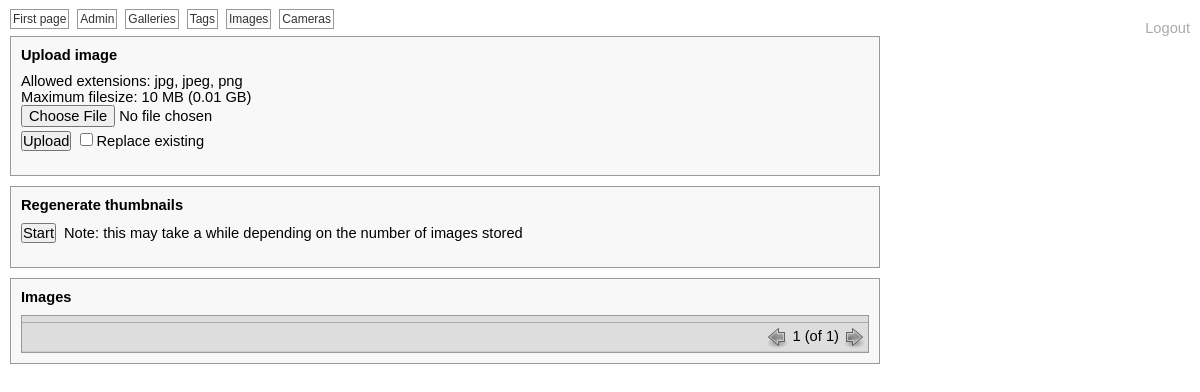
Screenshot of /index.php?adm=i (signed in) with the database file from the repository.
### tables this page shows
CREATE TABLE IF NOT EXISTS `texts` (
  `language_id` varchar(3) NOT NULL,
  `category` varchar(255) NOT NULL,
  `name` varchar(255) NOT NULL,
  `text` text NOT NULL,
  `parameters` int(11) NOT NULL,
  `changed` timestamp NOT NULL default CURRENT_TIMESTAMP on update CURRENT_TIMESTAMP,
  `created` datetime NOT NULL,
  UNIQUE KEY `UNIQUE` (`language_id`,`category`,`name`)
);

### src/database.php (called while the page is built, shortened)
<?php
function phphoto_db_query($db, $sql) {
    if (!$result = mysql_query($sql, $db))
        die('Invalid SQL: '.$sql);
    $result_array = array();
    while($row = mysql_fetch_array($result, MYSQL_ASSOC)) {
        array_push($result_array, $row);
    }
    return $result_array;
}
?>

### src/admin.php (the view, shortened to what this page needs)
<?php
function phphoto_upload_image($db) {
    global $allowed_filetypes;
    echo "\n<div class='admin'>";
    echo "\n    <h1>".phphoto_text($db, 'image', 'upload')."</h1>";
    echo "\n    <form method='post' action='".CURRENT_PAGE."?".GET_KEY_ADMIN_QUERY."=".GET_VALUE_ADMIN_IMAGE."' enctype='multipart/form-data'>";
    echo "\n        ".phphoto_text($db, 'image', 'allowed_extensions', implode(', ', $allowed_filetypes));
    echo "\n        <br>";
    echo "\n        ".phphoto_text($db, 'image', 'maximum_filesize', format_byte(IMAGE_MAX_FILESIZE));
    echo "\n        <br>";
    echo "\n        <input type='file' name='image'>";
    echo "\n        <br>";
    echo "\n        <input type='submit' value='".phphoto_text($db, 'button', 'upload')."'>";
    echo "\n        <input type='checkbox' name='replace' value='true' id='replace'><label for='replace'>".phphoto_text($db, 'image', 'replace_existing')."</label>";
    echo "\n    </form>";
    echo "\n</div>";
}
function phphoto_image_thumbnails($db) {
    echo "\n<div class='admin'>";
    echo "\n    <h1>".phphoto_text($db, 'image', 'regenerate_thumbs')."</h1>";
    echo "\n    <form method='post' action='".CURRENT_PAGE."?".GET_KEY_ADMIN_QUERY."=".GET_VALUE_ADMIN_IMAGE."'>";
    echo "\n        <input type='submit' name='regenerate_image_thumbs' value='".phphoto_text($db, 'button', 'start')."'>";
    echo "\n        ".phphoto_text($db, 'image', 'note_long_time');
    echo "\n    </form>";
    echo "\n</div>";
}
function phphoto_echo_admin_images($db) {
    phphoto_upload_image($db);
    phphoto_image_thumbnails($db);
    echo "\n<div class='admin'>";
    echo "\n    <h1>".phphoto_text($db, 'section', 'images')."</h1>";
    echo "\n</div>";
}
?>

### src/phphoto.php (shortened to what this page needs)
<?php
require_once('./database.php');
require_once('./common.php');
require_once('./admin.php');
$allowed_filetypes = array('jpg','jpeg','png');
$settings = phphoto_load_settings();
function phphoto_stylesheets() {
    echo "\n<link rel='stylesheet' href='".GALLERY_THEME_PATH."/gallery.css' type='text/css' />";
    echo "\n<link rel='stylesheet' href='".GALLERY_THEME_PATH."/admin.css' type='text/css' />";
}
function phphoto_main($authorized = false) {
    global $settings;
    $db = phphoto_db_connect();
    $admin = (isset($_GET[GET_KEY_ADMIN_QUERY])) ? $_GET[GET_KEY_ADMIN_QUERY] : '';
    if ($authorized)
        phphoto_admin_links($db);
    if ($authorized && strlen($admin) > 0)
        phphoto_admin($db, $settings, $admin);
    else
        phphoto_gallery($db);
}
function phphoto_admin($db, $settings, $admin) {
    switch ($admin) {
        case GET_VALUE_ADMIN_IMAGE:
            $image_id = (isset($_GET[GET_KEY_IMAGE_ID])) ? $_GET[GET_KEY_IMAGE_ID] : INVALID_ID;
            if (is_numeric($image_id) && $image_id != INVALID_ID)
                phphoto_echo_admin_image($db, $image_id);
            else
                phphoto_echo_admin_images($db);
            break;
    }
}
function phphoto_admin_links($db) {
    $text_index = phphoto_text($db, 'section', 'index');
    $text_admin = phphoto_text($db, 'section', 'admin');
    $text_galleries = phphoto_text($db, 'section', 'galleries');
    $text_tags = phphoto_text($db, 'section', 'tags');
    $text_images = phphoto_text($db, 'section', 'images');
    $text_cameras = phphoto_text($db, 'section', 'cameras');
    echo "\n<ul>";
    echo "\n    <li".((!isset($_GET[GET_KEY_ADMIN_QUERY]))?" class=active":'').
            "><a href='".CURRENT_PAGE."'>$text_index</a></li>";
    echo "\n    <li".((isset($_GET[GET_KEY_ADMIN_QUERY]) && $_GET[GET_KEY_ADMIN_QUERY] == GET_VALUE_ADMIN_DEFAULT)?" class=active":'').
            "><a href='".CURRENT_PAGE.'?'.GET_KEY_ADMIN_QUERY.'='.GET_VALUE_ADMIN_DEFAULT."'>$text_admin</a></li>";
    echo "\n    <li".((isset($_GET[GET_KEY_ADMIN_QUERY]) && $_GET[GET_KEY_ADMIN_QUERY] == GET_VALUE_ADMIN_GALLERY)?" class=active":'').
            "><a href='".CURRENT_PAGE.'?'.GET_KEY_ADMIN_QUERY.'='.GET_VALUE_ADMIN_GALLERY."'>$text_galleries</a></li>";
    echo "\n    <li".((isset($_GET[GET_KEY_ADMIN_QUERY]) && $_GET[GET_KEY_ADMIN_QUERY] == GET_VALUE_ADMIN_TAG)?" class=active":'').
            "><a href='".CURRENT_PAGE.'?'.GET_KEY_ADMIN_QUERY.'='.GET_VALUE_ADMIN_TAG."'>$text_tags</a></li>";
    echo "\n    <li".((isset($_GET[GET_KEY_ADMIN_QUERY]) && $_GET[GET_KEY_ADMIN_QUERY] == GET_VALUE_ADMIN_IMAGE)?" class=active":'').
            "><a href='".CURRENT_PAGE.'?'.GET_KEY_ADMIN_QUERY.'='.GET_VALUE_ADMIN_IMAGE."'>$text_images</a></li>";
    echo "\n    <li".((isset($_GET[GET_KEY_ADMIN_QUERY]) && $_GET[GET_KEY_ADMIN_QUERY] == GET_VALUE_ADMIN_CAMERA)?" class=active":'').
            "><a href='".CURRENT_PAGE.'?'.GET_KEY_ADMIN_QUERY.'='.GET_VALUE_ADMIN_CAMERA."'>$text_cameras</a></li>";
    echo "\n</ul>";
}
function phphoto_load_settings() {
    $settings = array();
    $handle = fopen(SETTINGS_FILE, "r");
    while (!feof($handle)) {
        $buffer = fgets($handle);
        $buffer = explode(':', $buffer, 2);
        if (count($buffer) == 2) {
            $settings[trim($buffer[0])] = trim($buffer[1]);
        }
    }
    return $settings;
}
?>

### src/themes/default/gallery.css (style rules this page uses)
* { margin: 0; padding: 0; font-family: helvetica,arial,freesans,clean,sans-serif,"new century schoolbook",serif; font-size: 11pt; color: #000000; }
body { background-color: #ffffff; }
a { text-decoration: none; color: #333333; }

### src/themes/default/admin.css (style rules this page uses)
div.admin { border: 1px #999999 solid; background-color: #f8f8f8; padding: 10px; margin: 0 0 10px 0; overflow: auto; }
div.admin h1 { margin-bottom: 10px; color: #000000; font-weight: bold; }
ul { margin-bottom: 10px; font-size: 8pt; }
ul li { margin-right: 5px; background-color: transparent; display: inline; }
ul li.active { background-color: #f8f8f8; }
ul li a { border: 1px #999999 solid; font-size: 9pt; padding: 2px; }
form { margin-bottom: 10px; }
input { margin-bottom: 4px; margin-right: 4px; }

### rows the page displays
texts: text "First page"
texts: text "Admin"
texts: text "Galleries"
texts: text "Tags"
texts: text "Images"
texts: text "Cameras"
texts: text "Upload image"
texts: text "Allowed extensions: jpg, jpeg, png"
texts: text "Maximum filesize: 10 MB (0.01 GB)"
texts: text "Upload"
texts: text "Replace existing"
texts: text "Regenerate thumbnails"
texts: regenerate_image_thumbs "Start"
texts: text "Note: this may take a while depending on the number of images stored"

### other values shown
implode('</td><td>', $footer) "1 (of 1)"
